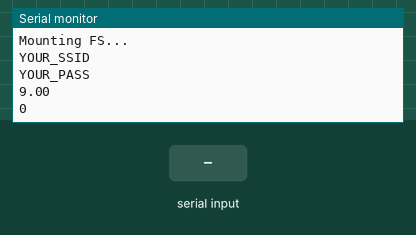
Simulated run of this sketch. Board: ESP32. On the bench: the last lines printed to the serial monitor. The inputs (shaded band) are chosen by the test bench. Storage starts empty.

Above: at 1.2 s.
1.3 s: "1\n" received over Serial
At 2.4 s:
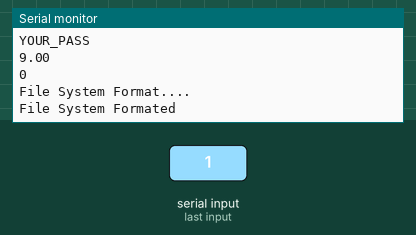
2.8 s: "id:\n" received over Serial
At 4.0 s:
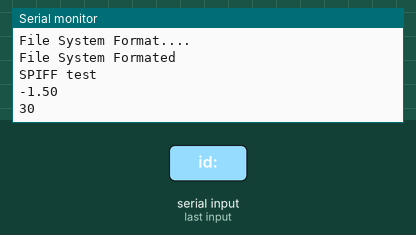
4.3 s: "id::45\n" received over Serial
At 5.4 s:
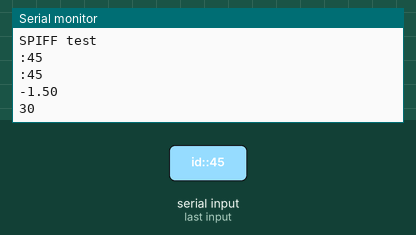
Timing chart, 0 to 7.3 s (numbered marks = the images above; inputs shaded):
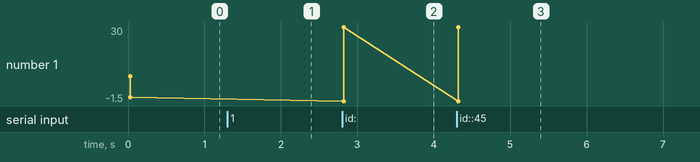

The sketch:

WiFi_SPIFFS_config.ino
```cpp
//#include "FS.h" // ESP8266
#include "SPIFFS.h"  // ESP32 SPIFSPIFFS 라이브러리

char ssid[21]          = "YOUR_SSID";
char pass[21]          = "YOUR_PASS";
float timeZone       = 9;
uint8_t summerTime     = 0; // 3600

// convert to String
String Name(String a) {
  String temp = "\"{v}\":";
  temp.replace("{v}", a);
  return temp;
}

String strVal(String a) {
  String temp = "\"{v}\",";
  temp.replace("{v}", a);
  return temp;
}

String intNum(int a) {
  String temp = "{v},";
  temp.replace("{v}", String(a));
  return temp;
}

String floatNum(float a) {
  String temp = "{v},";
  temp.replace("{v}", String(a));
  return temp;
}

void stringTo(String ssidTemp, String passTemp) { // 스트링 SSID / PASS 배열에 저장
  for (int i = 0; i < ssidTemp.length(); i++) ssid[i] = ssidTemp[i];
  ssid[ssidTemp.length()] = '\0';
  for (int i = 0; i < passTemp.length(); i++) pass[i] = passTemp[i];
  pass[passTemp.length()] = '\0';
}

/* 데이터 저장 형식 - JSON 형식
   첫 번째, "스트링"처럼 큰 따옴표 기호(")로 묶인 스트링은 변수 명이고 고유하다.
   두 번째, 변수에 대한 값은 연이어 나오는':'문자 다음에 위치한다.
   세 번째, 값이 스트링이면 큰 따옴표(")로 묶이고, 값이 숫자(소수/정수)이면 큰 따옴표(")가 없다
   네 번째, 값 다음에 반드시 콤마(,)가 있다. */

bool saveConfig() { // "SSID":"YOUR_SSID","PASS":"YOUR_PASS","ZONE":9.00,"SUMMER":0,
  String value;
  value = Name("SSID") + strVal(ssid);
  value += Name("PASS") + strVal(pass);
  value += Name("ZONE") + floatNum(timeZone);
  value += Name("SUMMER") + intNum(summerTime);
  File configFile = SPIFFS.open("/config.txt", "w");
  if (!configFile) {
    Serial.println("Failed to open config file for writing");
    return false;
  }
  configFile.println(value); // SPIFF config.txt에 데이터 저장, '\n'포함
  configFile.close();
  return true;
}

String json_parser(String s, String a) {
  String val;
  if (s.indexOf(a) != -1) {
    int st_index = s.indexOf(a);
    int val_index = s.indexOf(':', st_index);
    if (s.charAt(val_index + 1) == '"') {     // 값이 스트링 형식이면
      int ed_index = s.indexOf('"', val_index + 2);
      val = s.substring(val_index + 2, ed_index);
    }
    else {                                   // 값이 스트링 형식이 아니면
      int ed_index = s.indexOf(',', val_index + 1);
      val = s.substring(val_index + 1, ed_index);
    }
  }
  else {
    Serial.print(a); Serial.println(F(" is not available"));
  }
  return val;
}

bool loadConfig() {
  File configFile = SPIFFS.open("/config.txt", "r");
  if (!configFile) {
    Serial.println("Failed to open config file");
    return false;
  }
  String line = configFile.readStringUntil('\n');
  configFile.close();
  String ssidTemp = json_parser(line, "SSID");
  String passTemp = json_parser(line, "PASS");
  stringTo(ssidTemp, passTemp);                // String을 배열에 저장
  String temp = json_parser(line, "ZONE");
  timeZone = temp.toFloat();                   // 스트링을 float로 변환
  temp = json_parser(line, "SUMMER");
  summerTime = temp.toInt();                   // 스트링을 int로 변환
  return true;
}

void setup() {
  Serial.begin(115200);
  Serial.println();
  Serial.println("Mounting FS...");
  if (!SPIFFS.begin()) {
    Serial.println("Failed to mount file system");
    return;
  }
  if (SPIFFS.exists("/config.txt")) loadConfig();
  else saveConfig();
  Serial.println(ssid);
  Serial.println(pass);
  Serial.println(timeZone);
  Serial.println(summerTime);
}

void loop() {
  if(Serial.available() > 0){
    String temp = Serial.readStringUntil('\n');
    if (temp == "1") {
      Serial.println("File System Format....");
      if(SPIFFS.format())  Serial.println("File System Formated");  //Format File System
      else   Serial.println("File System Formatting Error");
    }
    else if (temp.startsWith("id:")) {
      Serial.println("SPIFF test");
      temp.remove(0, 3);
      int index = temp.indexOf(",");
      String ssidTemp = temp.substring(0, index);
      temp.remove(0, index+1);
      String passTemp = temp;
      stringTo(ssidTemp, passTemp);
      timeZone = -1.5;
      summerTime = 30;
      saveConfig();
      loadConfig();
      Serial.println(ssid);
      Serial.println(pass);
      Serial.println(timeZone);
      Serial.println(summerTime);
    }
  }
}
```

Measured:
- after the input at 1.3 s, the serial monitor: prints a new line at once (image 1)
- after the input at 2.8 s, the serial monitor: prints a new line at once (image 2)
- after the input at 4.3 s, the serial monitor: prints a new line at once (image 3)
- plotted number 1: 0 → 30 after the input at 2.8 s
